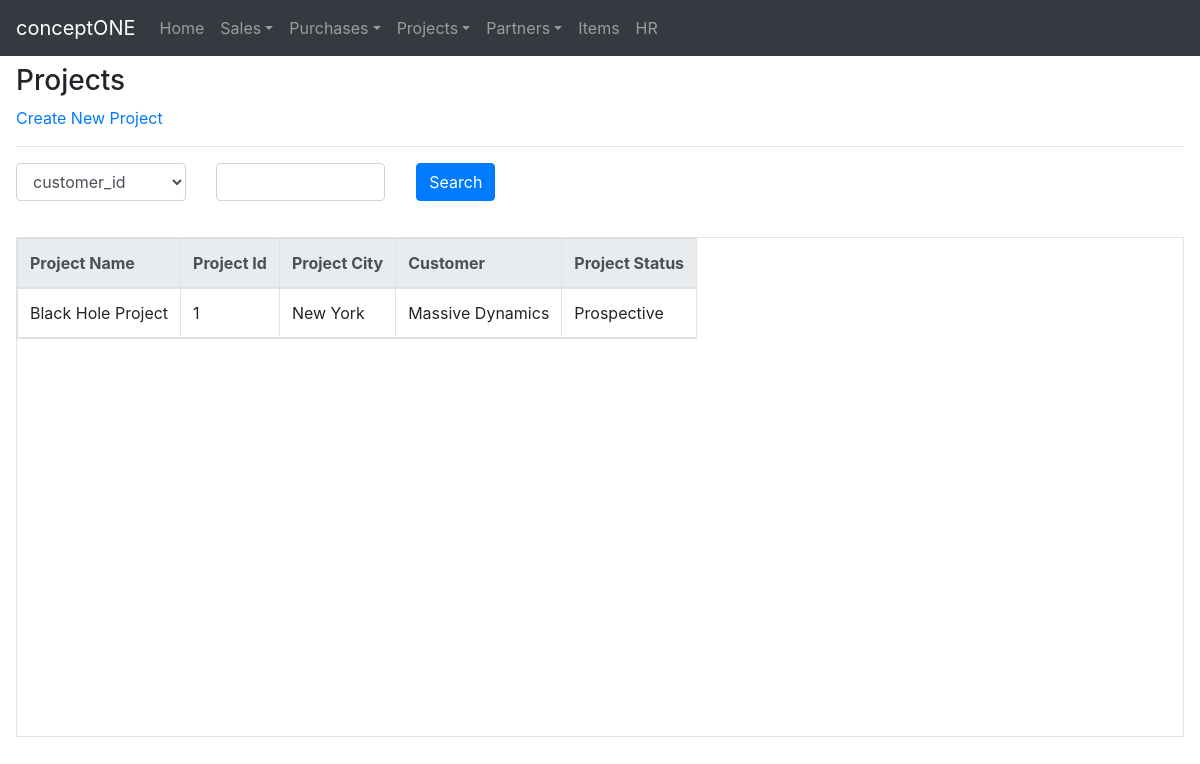
The page /projects/ on the database as committed earlier.
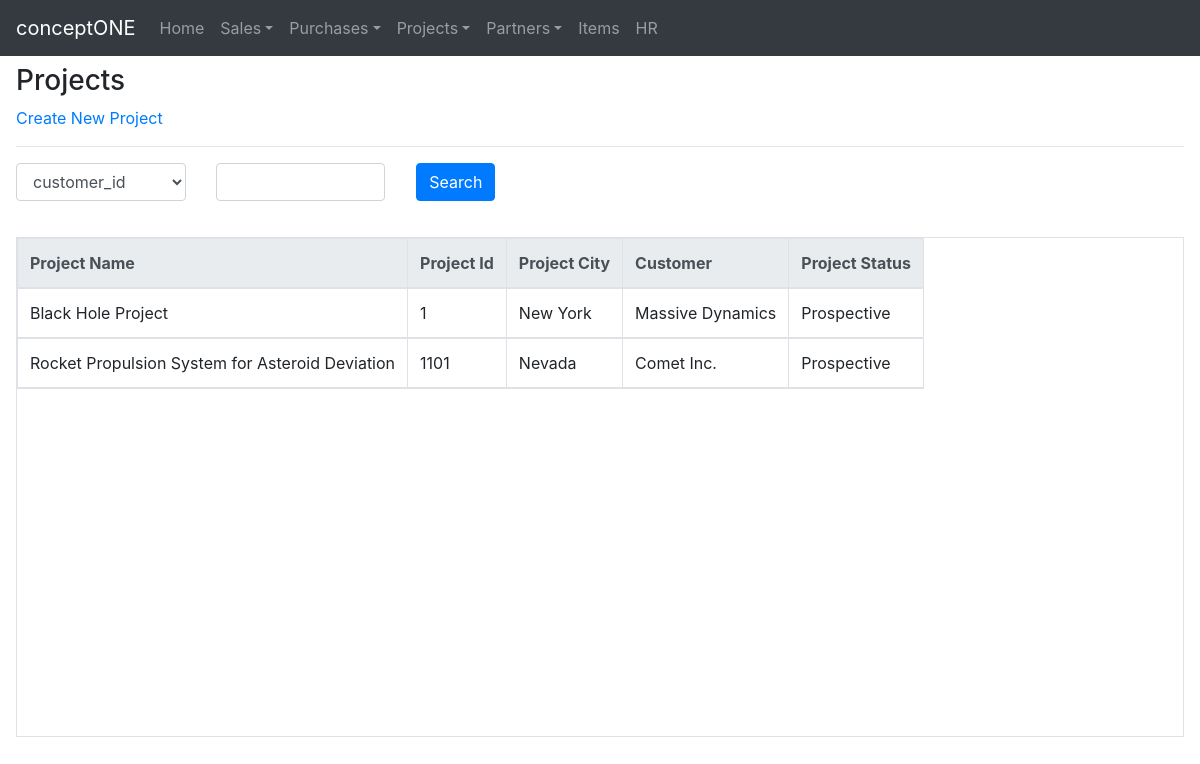
The same page on the database as committed later.
### crudbasic/models.py (models this page shows, shortened)
class Projects(models.Model):
    status_flags = [
        ('Prospective','Prospective'),
        ('Completed','Completed'),
        ('On-Going','On-Going'),
    ]
    customer = models.ForeignKey(Customers, on_delete=models.CASCADE)
    project_id = models.CharField(max_length=16, unique=True)
    project_name = models.CharField(max_length=128, unique=True)
    project_city = models.CharField(max_length=128)
    project_status = models.CharField(max_length=16,choices=status_flags)
    created_on = models.DateTimeField(auto_now_add=True)
    updated_on = models.DateTimeField(auto_now=True)

class Customers(models.Model):
    customer_id = models.CharField(max_length=16, unique=True)
    customer_name = models.CharField(max_length=128, unique=True)
    customer_address = models.CharField(max_length=264)
    customer_city = models.CharField(max_length=128)
    customer_phone = models.CharField(max_length=128, blank=True)
    customer_fax = models.CharField(max_length=128, blank=True)
    customer_email = models.EmailField(max_length=192, blank=True)
    customer_ntn_number = models.CharField(max_length=128, blank=True)
    created_on = models.DateTimeField(auto_now_add=True)
    updated_on = models.DateTimeField(auto_now=True)
    def __str__(self):
        return self.customer_name

### crudbasic/views.py (the view, shortened to what this page needs)
# urls.py: path('projects/',views.projects,name='projects'),
def projects(request):
    projects_list = Projects.objects.order_by('project_name')
    form = ProjectForm()
    search_form = BasicSearch()
    return render(request,"crudbasic/projects.html",{'form':form,'search_form':search_form,'project_data':projects_list})

### crudbasic/forms.py
class ProjectForm(forms.ModelForm):
    class Meta:
        model = Projects
        fields = '__all__'
        widgets = {
                'customer':forms.Select(attrs={'class':'form-control'}),
                'project_id':forms.TextInput(attrs={'class':'form-control'}),
                'project_name':forms.TextInput(attrs={'class':'form-control'}),
                'project_city':forms.TextInput(attrs={'class':'form-control'}),
                'project_status':forms.Select(attrs={'class':'form-control'}),
        }

class BasicSearch(forms.Form):
    cu = Customers()
    field_dct = get_col_heads(cu)
    search_by = forms.ChoiceField(choices=field_dct,widget=forms.Select(attrs={'class':'form-control'}))
    search_for = forms.CharField(widget=forms.TextInput(attrs={'class':'form-control'}))

### templates/crudbasic/projects.html (shortened to what this page needs)
<!DOCTYPE html>
  {% extends "crudbasic/base.html" %}
    {% block body_block %}
      <h3 class="">Projects</h3>
      <a class="" href="{% url 'crudbasic:createproject' %}">Create New Project</a>
      <hr class="">
      <form method="post">
        <div class="form-group row">
          <div class="col-xl-2 col-lg-3 col-md-4 mb-2">
            {{ search_form.search_by }}
          </div>
          <div class="col-xl-2 col-lg-3 col-md-4 mb-2">
            {{ search_form.search_for }}
          </div>
          <div class="col-xl-2 col-lg-3 col-md-4 pl-2 mb-1 ml-2">
            <button class="btn btn-primary" type="submit" value="search" name="search">Search</button>
          </div>
        </div>
      </form>
      <div class="row">
        <div class="col-md-12">
          <div class="mt-2 pb-2 pt-1">
            {% if project_data %}
            <table class="table table-bordered table-properties">
              <thead class="thead-light">
                <tr>
                  <th>Project Name</th>
                  <th>Project Id</th>
                  <th>Project City</th>
                  <th>Customer</th>
                  <th>Project Status</th>
                </tr>
                {% for project in project_data %}
                <tr>
                  <td>{{ project.project_name }}</td>
                  <td>{{ project.project_id }}</td>
                  <td>{{ project.project_city }}</td>
                  <td>{{ project.customer }}</td>
                  <td>{{ project.project_status }}</td>
                </tr>
                {% endfor %}
              </thead>
            </table>
            {% else %}
            <p>Oops! No Record Found</p>
            {% endif %}
          </div>
        </div>
      </div>
      {% endblock %}

Rows that differ between the two databases and show on the page:
added Projects: project_name "Rocket Propulsion System for Asteroid Deviation", project_id "1101", project_city "Nevada", customer "Comet Inc.", project_status "Prospective"
